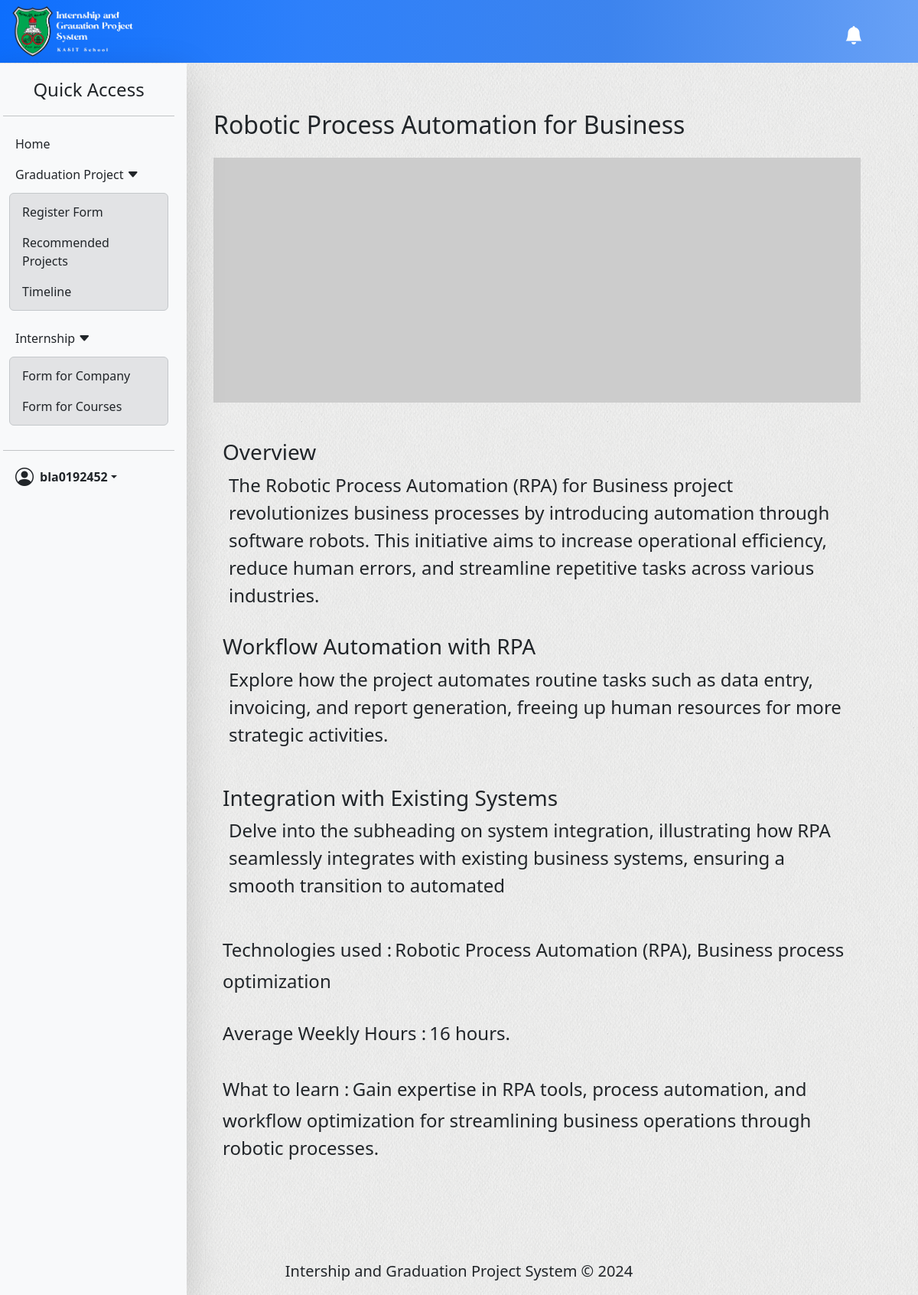
The page /graduation-project/recommended-project/1 (signed in) on the database its author committed.
### student/models.py (models this page shows, shortened)
class RecommendedProject(models.Model):
  title = models.CharField(max_length=255, )
  details = models.OneToOneField(GraduationDetails, on_delete=models.CASCADE, null=True)
  web_dev      = models.FloatField(default=0.0)
  network      = models.FloatField(default=0.0)
  security     = models.FloatField(default=0.0)
  data_science = models.FloatField(default=0.0)
  def __str__(self):
    return str(self.title)

class GraduationDetails(models.Model):
  overview       = models.TextField()
  first_subtitle   = models.CharField(max_length=64, null=True)
  first_paragraph  = models.TextField(null=True)
  second_subtitle  = models.CharField(max_length=64, null=True)
  second_paragraph = models.TextField(null=True)
  weekly_hours     = models.IntegerField(default=0.0)
  technologies_used = models.CharField(max_length=255)
  what_to_learn     = models.TextField()

### student/views.py (the view)
# urls.py: path('graduation-project/recommended-project/<str:project_id>', views.project_details, name='project-details'),
@login_required(login_url='login')
def project_details(request, project_id):
  student_rec = is_student(request)
  if type(student_rec) != Student:
    return redirect('login')
  context = {
    'title': 'Recommended Project',
    'user': request.user,
    'notifications': get_notification(request),
    'page_name'    : request.resolver_match.url_name,
  }
  try:
    project = GraduationDetails.objects.get(id=project_id)
    project_title = RecommendedProject.objects.get(details=project)
    context.setdefault('project', project)
    context.setdefault('project_title', project_title)
  except ObjectDoesNotExist:
    return redirect('rec-project')
  return render(request, 'student/pages/Graduation-Project/project-details.html', context)

### student/views.py (called while the page is built)
def is_student(request):
  try:
    stu = Student.objects.get(stu=request.user)
    return stu
  except:
    logout(request)
    return redirect('login')

def get_notification(request):
  student_rec = is_student(request)
  all_notifications = StudentNotification.objects.filter(student=student_rec.stu).order_by('-id')
  there_is = False
  for n in all_notifications:
    if not n.is_read:
      there_is = True
      break
  return {'all_notifications': all_notifications, 'there_is': there_is}

### student/templates/student/pages/Graduation-Project/project-details.html
{% extends "student/base.html" %}
{% block content %}
  <main class="container-fluid py-5 px-4 col-lg-12 col-xl-9">
    <section class="container py-5" id="rec-project">
      <div class="pb-3">
        <h2>{{project_title}}</h2>
      </div>
      <div class="pb-3">
        <img src="https://via.placeholder.com/600x250/878f96/FFF?text={{project_title}}" alt="project-img" class="img-fluid" style="width: 100%; height: 20rem;">
      </div>
      <div class="container">
        <div class="pt-3 my-3">
          <div class="">
            <h3>Overview</h3>
          </div>
          <div class="px-2">
            <p class="fs-4 lead">{{project.overview}}</p>
          </div>
        </div>
        <div class="py-3">
          <div class="">
            <h3>{{project.first_subtitle}}</h3>
          </div>
          <div class="px-2">
            <p class="fs-4 lead">{{project.first_paragraph}}</p>
          </div>
        </div>
        <div class="py-3">
          <div class="">
            <h3>{{project.second_subtitle}}</h3>
          </div>
          <div class="px-2">
            <p class="fs-4 lead">{{project.second_paragraph}}</p>
          </div>
        </div>
        <div class="py-3">
          <div class="">
            <h4 class="d-inline-block">Technologies used : </h4>
            <span class="fs-4 lead">{{project.technologies_used}}</span>
          </div>
        </div>
        <div class="py-3">
          <div class="">
            <h4 class="d-inline-block">Average Weekly Hours : </h4> <span class="fs-4 lead">{{project.weekly_hours}} hours.</span>
          </div>
        </div>
        <div class="py-3">
          <div class="">
            <h4 class="d-inline-block">What to learn : </h4>
            <span class="fs-4 lead">{{project.what_to_learn}}</span>
          </div>
        </div>
      </div>
    </section>
  </main>
{% endblock content %}

### student/templates/student/parts/sidebar.html (shortened to what this page needs)
  <aside class="navbar navbar-expand-xl col-xl-2 show" id="aside" style="z-index: 999;">
    <div class="collapse navbar-collapse" id="sidebar" >
      <div class="d-flex flex-column flex-shrink-0 p-3 bg-light shadow-lg" style="width: 16rem; position: fixed; top: 83px; bottom: 0%;">
          <span class="fs-4 px-3 text-center">Quick Access</span>
        <hr>
        <ul class="nav flex-column" id="quick-access">
          <li>
            <a href="{% url 'stu-home'%}" class="nav-link link-dark dash-opt rounded">Home</a>
          </li>
          <li class="nav-item collapsed" data-bs-toggle="collapse" data-bs-target="#drop-grad" role="button">
            <span class="nav-link link-dark dash-opt rounded">
              Graduation Project
              <i class="bi bi-caret-down-fill"></i>
            </span>
          </li>
          <ul class="nav collapse mx-2 mt-1 alert alert-secondary px-0 py-1 show" id="drop-grad">
            <a class="nav-link link-dark" href="{% url 'gp'%}"><li class="nav-ite">Register Form</li></a>
            <li class="nav-item"><a class="nav-link link-dark" href="{% url 'rec-project'%}">Recommended Projects</a></li>
            <li class="nav-item"><a class="nav-link link-dark" href="{% url 'timeline'%}">Timeline</a></li>
          </ul>
          <li class="nav-item collapsed" data-bs-toggle="collapse" data-bs-target="#drop-intern" role="button">
            <span class="nav-link link-dark dash-opt rounded">
              Internship
              <i class="bi bi-caret-down-fill"></i>
            </span>
          </li>
          <ul class="nav collapse mx-2 mt-1 alert alert-secondary px-0 py-1 show" id="drop-intern">
            <li class="nav-item"><a class="nav-link link-dark" href="{% url 'company'%}">Form for Company</a></li>
            <li class="nav-item"><a class="nav-link link-dark" href="{% url 'courses'%}">Form for Courses</a></li>
          </ul>
        </ul>
        <hr>
        <div class="dropdown ms-2">
          <a href="#" class="d-flex align-items-center link-dark text-decoration-none dropdown-toggle" id="dropdownUser2" data-bs-toggle="dropdown">
            <i class="bi bi-person-circle px-2 fs-4"></i>
            <strong>{{user}}</strong>
          </a>
        </div>
      </div>
    </div>
  </aside>

### static/assets/css/all.css (style rules this page uses)
body { background-image: url("../img/all/main-bg.jpg"); overflow-x: hidden; }

### rows shown on the page
RecommendedProject: title "Robotic Process Automation for Business"
GraduationDetails: overview "The Robotic Process Automation (RPA) for Business project revolutionizes business processes by introducing automation through software robots. This initiative aims to increase operational efficiency, reduce human errors, and streamline repetitive tasks across various industries.", first_subtitle "Workflow Automation with RPA", first_paragraph "Explore how the project automates routine tasks such as data entry, invoicing, and report generation, freeing up human resources for more strategic activities.", second_subtitle "Integration with Existing Systems", second_paragraph "Delve into the subheading on system integration, illustrating how RPA seamlessly integrates with existing business systems, ensuring a smooth transition to automated", technologies_used "Robotic Process Automation (RPA), Business process optimization", weekly_hours "16", what_to_learn "Gain expertise in RPA tools, process automation, and workflow optimization for streamlining business operations through robotic processes."

### other values the page prints
{{ user }} "bla0192452"
